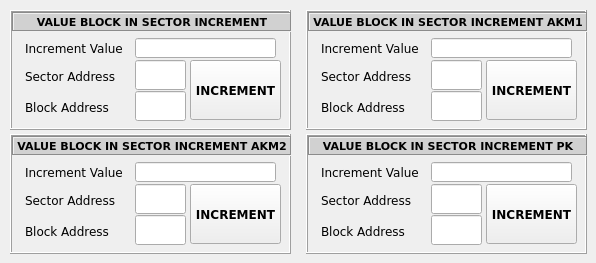
   <widget class="QWidget" name="tbValueBlockInSIncr">
    <attribute name="title">
     <string>ValueBlockInSector Increment</string>
    </attribute>
    <widget class="QFrame" name="fmValueBlockIncr">
     <property name="geometry">
      <rect>
       <x>10</x>
       <y>10</y>
       <width>281</width>
       <height>120</height>
      </rect>
     </property>
     <property name="autoFillBackground">
      <bool>true</bool>
     </property>
     <property name="frameShape">
      <enum>QFrame::Box</enum>
     </property>
     <property name="frameShadow">
      <enum>QFrame::Raised</enum>
     </property>
     <widget class="QLabel" name="lblHeaderVBISIncr">
      <property name="geometry">
       <rect>
        <x>2</x>
        <y>2</y>
        <width>280</width>
        <height>20</height>
       </rect>
      </property>
      <property name="font">
       <font>
        <family>Verdana</family>
        <pointsize>8</pointsize>
        <weight>75</weight>
        <bold>true</bold>
       </font>
      </property>
      <property name="autoFillBackground">
       <bool>false</bool>
      </property>
      <property name="styleSheet">
       <string notr="true">background-color: rgb(209, 209, 209);</string>
      </property>
      <property name="frameShape">
       <enum>QFrame::Box</enum>
      </property>
      <property name="frameShadow">
       <enum>QFrame::Sunken</enum>
      </property>
      <property name="text">
       <string>VALUE BLOCK IN SECTOR INCREMENT</string>
      </property>
      <property name="textFormat">
       <enum>Qt::AutoText</enum>
      </property>
      <property name="alignment">
       <set>Qt::AlignCenter</set>
      </property>
     </widget>
     <widget class="QLabel" name="lblBlockAddress">
      <property name="geometry">
       <rect>
        <x>15</x>
        <y>89</y>
        <width>90</width>
        <height>16</height>
       </rect>
      </property>
      <property name="font">
       <font>
        <family>Verdana</family>
       </font>
      </property>
      <property name="text">
       <string>Block Address</string>
      </property>
     </widget>
     <widget class="QLineEdit" name="txtBlockAddressIncr">
      <property name="geometry">
       <rect>
        <x>125</x>
        <y>81</y>
        <width>51</width>
        <height>30</height>
       </rect>
      </property>
      <property name="font">
       <font>
        <family>Verdana</family>
        <pointsize>12</pointsize>
        <weight>75</weight>
        <bold>true</bold>
       </font>
      </property>
      <property name="alignment">
       <set>Qt::AlignCenter</set>
      </property>
     </widget>
     <widget class="QPushButton" name="btnIncrementValue">
      <property name="geometry">
       <rect>
        <x>180</x>
        <y>50</y>
        <width>91</width>
        <height>60</height>
       </rect>
      </property>
      <property name="font">
       <font>
        <family>Verdana</family>
        <pointsize>9</pointsize>
        <weight>75</weight>
        <bold>true</bold>
       </font>
      </property>
      <property name="text">
       <string>INCREMENT</string>
      </property>
     </widget>
     <widget class="QLabel" name="lblIncrementValue">
      <property name="geometry">
       <rect>
        <x>15</x>
        <y>30</y>
        <width>110</width>
        <height>16</height>
       </rect>
      </property>
      <property name="font">
       <font>
        <family>Verdana</family>
       </font>
      </property>
      <property name="text">
       <string>Increment Value</string>
      </property>
     </widget>
     <widget class="QLineEdit" name="txtIncrementValue">
      <property name="geometry">
       <rect>
        <x>125</x>
        <y>28</y>
        <width>141</width>
        <height>20</height>
       </rect>
      </property>
      <property name="font">
       <font>
        <family>Verdana</family>
        <pointsize>10</pointsize>
        <weight>75</weight>
        <bold>true</bold>
       </font>
      </property>
      <property name="alignment">
       <set>Qt::AlignCenter</set>
      </property>
      <property name="readOnly">
       <bool>false</bool>
      </property>
     </widget>
     <widget class="QLabel" name="lblSectorAddressIncr">
      <property name="geometry">
       <rect>
        <x>15</x>
        <y>58</y>
        <width>90</width>
        <height>16</height>
       </rect>
      </property>
      <property name="font">
       <font>
        <family>Verdana</family>
       </font>
      </property>
      <property name="text">
       <string>Sector Address</string>
      </property>
     </widget>
     <widget class="QLineEdit" name="txtSectorAddressIncr">
      <property name="geometry">
       <rect>
        <x>125</x>
        <y>50</y>
        <width>51</width>
        <height>30</height>
       </rect>
      </property>
      <property name="font">
       <font>
        <family>Verdana</family>
        <pointsize>12</pointsize>
        <weight>75</weight>
        <bold>true</bold>
       </font>
      </property>
      <property name="alignment">
       <set>Qt::AlignCenter</set>
      </property>
     </widget>
    </widget>
    <widget class="QFrame" name="fmValueBlockIncrAKM1">
     <property name="geometry">
      <rect>
       <x>306</x>
       <y>10</y>
       <width>281</width>
       <height>120</height>
      </rect>
     </property>
     <property name="autoFillBackground">
      <bool>true</bool>
     </property>
     <property name="frameShape">
      <enum>QFrame::Box</enum>
     </property>
     <property name="frameShadow">
      <enum>QFrame::Raised</enum>
     </property>
     <widget class="QLabel" name="lblHeaderVBISIncrAKM1">
      <property name="geometry">
       <rect>
        <x>2</x>
        <y>2</y>
        <width>280</width>
        <height>20</height>
       </rect>
      </property>
      <property name="font">
       <font>
        <family>Verdana</family>
        <pointsize>8</pointsize>
        <weight>75</weight>
        <bold>true</bold>
       </font>
      </property>
      <property name="autoFillBackground">
       <bool>false</bool>
      </property>
      <property name="styleSheet">
       <string notr="true">background-color: rgb(209, 209, 209);</string>
      </property>
      <property name="frameShape">
       <enum>QFrame::Box</enum>
      </property>
      <property name="frameShadow">
       <enum>QFrame::Sunken</enum>
      </property>
      <property name="text">
       <string>VALUE BLOCK IN SECTOR INCREMENT AKM1</string>
      </property>
      <property name="textFormat">
       <enum>Qt::AutoText</enum>
      </property>
      <property name="alignment">
       <set>Qt::AlignCenter</set>
      </property>
     </widget>
     <widget class="QLabel" name="lblBlockAddressAKM1">
      <property name="geometry">
       <rect>
        <x>15</x>
        <y>89</y>
        <width>90</width>
        <height>16</height>
       </rect>
      </property>
      <property name="font">
       <font>
        <family>Verdana</family>
       </font>
      </property>
      <property name="text">
       <string>Block Address</string>
      </property>
     </widget>
     <widget class="QLineEdit" name="txtBlockAddressIncrAKM1">
      <property name="geometry">
       <rect>
        <x>125</x>
        <y>81</y>
        <width>51</width>
        <height>30</height>
       </rect>
      </property>
      <property name="font">
       <font>
        <family>Verdana</family>
        <pointsize>12</pointsize>
        <weight>75</weight>
        <bold>true</bold>
       </font>
      </property>
      <property name="alignment">
       <set>Qt::AlignCenter</set>
      </property>
     </widget>
     <widget class="QPushButton" name="btnIncrementValueAKM1">
      <property name="geometry">
       <rect>
        <x>180</x>
        <y>50</y>
        <width>91</width>
        <height>60</height>
       </rect>
      </property>
      <property name="font">
       <font>
        <family>Verdana</family>
        <pointsize>9</pointsize>
        <weight>75</weight>
        <bold>true</bold>
       </font>
      </property>
      <property name="text">
       <string>INCREMENT</string>
      </property>
     </widget>
     <widget class="QLabel" name="lblIncrementValueAKM1">
      <property name="geometry">
       <rect>
        <x>15</x>
        <y>30</y>
        <width>110</width>
        <height>16</height>
       </rect>
      </property>
      <property name="font">
       <font>
        <family>Verdana</family>
       </font>
      </property>
      <property name="text">
       <string>Increment Value</string>
      </property>
     </widget>
     <widget class="QLineEdit" name="txtIncrementValueAKM1">
      <property name="geometry">
       <rect>
        <x>125</x>
        <y>28</y>
        <width>141</width>
        <height>20</height>
       </rect>
      </property>
      <property name="font">
       <font>
        <family>Verdana</family>
        <pointsize>10</pointsize>
        <weight>75</weight>
        <bold>true</bold>
       </font>
      </property>
      <property name="alignment">
       <set>Qt::AlignCenter</set>
      </property>
      <property name="readOnly">
       <bool>false</bool>
      </property>
     </widget>
     <widget class="QLabel" name="lblSectorAddressIncrAKM1">
      <property name="geometry">
       <rect>
        <x>15</x>
        <y>58</y>
        <width>90</width>
        <height>16</height>
       </rect>
      </property>
      <property name="font">
       <font>
        <family>Verdana</family>
       </font>
      </property>
      <property name="text">
       <string>Sector Address</string>
      </property>
     </widget>
     <widget class="QLineEdit" name="txtSectorAddressIncrAKM1">
      <property name="geometry">
       <rect>
        <x>125</x>
        <y>50</y>
        <width>51</width>
        <height>30</height>
       </rect>
      </property>
      <property name="font">
       <font>
        <family>Verdana</family>
        <pointsize>12</pointsize>
        <weight>75</weight>
        <bold>true</bold>
       </font>
      </property>
      <property name="alignment">
       <set>Qt::AlignCenter</set>
      </property>
     </widget>
    </widget>
    <widget class="QFrame" name="fmValueBlockIncrAKM2">
     <property name="geometry">
      <rect>
       <x>10</x>
       <y>134</y>
       <width>281</width>
       <height>120</height>
      </rect>
     </property>
     <property name="autoFillBackground">
      <bool>true</bool>
     </property>
     <property name="frameShape">
      <enum>QFrame::Box</enum>
     </property>
     <property name="frameShadow">
      <enum>QFrame::Raised</enum>
     </property>
     <widget class="QLabel" name="lblHeaderVBISIncrAKM2">
      <property name="geometry">
       <rect>
        <x>2</x>
        <y>2</y>
        <width>280</width>
        <height>20</height>
       </rect>
      </property>
      <property name="font">
       <font>
        <family>Verdana</family>
        <pointsize>8</pointsize>
        <weight>75</weight>
        <bold>true</bold>
       </font>
      </property>
      <property name="autoFillBackground">
       <bool>false</bool>
      </property>
      <property name="styleSheet">
       <string notr="true">background-color: rgb(209, 209, 209);</string>
      </property>
      <property name="frameShape">
       <enum>QFrame::Box</enum>
      </property>
      <property name="frameShadow">
       <enum>QFrame::Sunken</enum>
      </property>
      <property name="text">
       <string>VALUE BLOCK IN SECTOR INCREMENT AKM2</string>
      </property>
      <property name="textFormat">
       <enum>Qt::AutoText</enum>
      </property>
      <property name="alignment">
       <set>Qt::AlignCenter</set>
      </property>
     </widget>
     <widget class="QLabel" name="lblBlockAddressAKM2">
      <property name="geometry">
       <rect>
        <x>15</x>
        <y>89</y>
        <width>90</width>
        <height>16</height>
       </rect>
      </property>
      <property name="font">
       <font>
        <family>Verdana</family>
       </font>
      </property>
      <property name="text">
       <string>Block Address</string>
      </property>
     </widget>
     <widget class="QLineEdit" name="txtBlockAddressIncrAKM2">
      <property name="geometry">
       <rect>
        <x>125</x>
        <y>81</y>
        <width>51</width>
        <height>30</height>
       </rect>
      </property>
      <property name="font">
       <font>
        <family>Verdana</family>
        <pointsize>12</pointsize>
        <weight>75</weight>
        <bold>true</bold>
       </font>
      </property>
      <property name="alignment">
       <set>Qt::AlignCenter</set>
      </property>
     </widget>
     <widget class="QPushButton" name="btnIncrementValueAKM2">
      <property name="geometry">
       <rect>
        <x>180</x>
        <y>50</y>
        <width>91</width>
        <height>60</height>
       </rect>
      </property>
      <property name="font">
       <font>
        <family>Verdana</family>
        <pointsize>9</pointsize>
        <weight>75</weight>
        <bold>true</bold>
       </font>
      </property>
      <property name="text">
       <string>INCREMENT</string>
      </property>
     </widget>
     <widget class="QLabel" name="lblIncrementValueAKM2">
      <property name="geometry">
       <rect>
        <x>15</x>
        <y>30</y>
        <width>110</width>
        <height>16</height>
       </rect>
      </property>
      <property name="font">
       <font>
        <family>Verdana</family>
       </font>
      </property>
      <property name="text">
       <string>Increment Value</string>
      </property>
     </widget>
     <widget class="QLineEdit" name="txtIncrementValueAKM2">
      <property name="geometry">
       <rect>
        <x>125</x>
        <y>28</y>
        <width>141</width>
        <height>20</height>
       </rect>
      </property>
      <property name="font">
       <font>
        <family>Verdana</family>
        <pointsize>10</pointsize>
        <weight>75</weight>
        <bold>true</bold>
       </font>
      </property>
      <property name="alignment">
       <set>Qt::AlignCenter</set>
      </property>
      <property name="readOnly">
       <bool>false</bool>
      </property>
     </widget>
     <widget class="QLabel" name="lblSectorAddressIncrAKM2">
      <property name="geometry">
       <rect>
        <x>15</x>
        <y>58</y>
        <width>90</width>
        <height>16</height>
       </rect>
      </property>
      <property name="font">
       <font>
        <family>Verdana</family>
       </font>
      </property>
      <property name="text">
       <string>Sector Address</string>
      </property>
     </widget>
     <widget class="QLineEdit" name="txtSectorAddressIncrAKM2">
      <property name="geometry">
       <rect>
        <x>125</x>
        <y>50</y>
        <width>51</width>
        <height>30</height>
       </rect>
      </property>
      <property name="font">
       <font>
        <family>Verdana</family>
        <pointsize>12</pointsize>
        <weight>75</weight>
        <bold>true</bold>
       </font>
      </property>
      <property name="alignment">
       <set>Qt::AlignCenter</set>
      </property>
     </widget>
    </widget>
    <widget class="QFrame" name="fmValueBlockIncrPK">
     <property name="geometry">
      <rect>
       <x>306</x>
       <y>134</y>
       <width>281</width>
       <height>120</height>
      </rect>
     </property>
     <property name="autoFillBackground">
      <bool>true</bool>
     </property>
     <property name="frameShape">
      <enum>QFrame::Box</enum>
     </property>
     <property name="frameShadow">
      <enum>QFrame::Raised</enum>
     </property>
     <widget class="QLabel" name="lblHeaderVBISIncrPK">
      <property name="geometry">
       <rect>
        <x>2</x>
        <y>2</y>
        <width>280</width>
        <height>20</height>
       </rect>
      </property>
      <property name="font">
       <font>
        <family>Verdana</family>
        <pointsize>8</pointsize>
        <weight>75</weight>
        <bold>true</bold>
       </font>
      </property>
      <property name="autoFillBackground">
       <bool>false</bool>
      </property>
      <property name="styleSheet">
       <string notr="true">background-color: rgb(209, 209, 209);</string>
      </property>
      <property name="frameShape">
       <enum>QFrame::Box</enum>
      </property>
      <property name="frameShadow">
       <enum>QFrame::Sunken</enum>
      </property>
      <property name="text">
       <string>VALUE BLOCK IN SECTOR INCREMENT PK</string>
      </property>
      <property name="textFormat">
       <enum>Qt::AutoText</enum>
      </property>
      <property name="alignment">
       <set>Qt::AlignCenter</set>
      </property>
     </widget>
     <widget class="QLabel" name="lblBlockAddressPK">
      <property name="geometry">
       <rect>
        <x>15</x>
        <y>89</y>
        <width>90</width>
        <height>16</height>
       </rect>
      </property>
      <property name="font">
       <font>
        <family>Verdana</family>
       </font>
      </property>
      <property name="text">
       <string>Block Address</string>
      </property>
     </widget>
     <widget class="QLineEdit" name="txtBlockAddressIncrPK">
      <property name="geometry">
       <rect>
        <x>125</x>
        <y>81</y>
        <width>51</width>
        <height>30</height>
       </rect>
      </property>
      <property name="font">
       <font>
        <family>Verdana</family>
        <pointsize>12</pointsize>
        <weight>75</weight>
        <bold>true</bold>
       </font>
      </property>
      <property name="alignment">
       <set>Qt::AlignCenter</set>
      </property>
     </widget>
     <widget class="QPushButton" name="btnIncrementValuePK">
      <property name="geometry">
       <rect>
        <x>180</x>
        <y>50</y>
        <width>91</width>
        <height>60</height>
       </rect>
      </property>
      <property name="font">
       <font>
        <family>Verdana</family>
        <pointsize>9</pointsize>
        <weight>75</weight>
        <bold>true</bold>
       </font>
      </property>
      <property name="text">
       <string>INCREMENT</string>
      </property>
     </widget>
     <widget class="QLabel" name="lblIncrementValuePK">
      <property name="geometry">
       <rect>
        <x>15</x>
        <y>30</y>
        <width>110</width>
        <height>16</height>
       </rect>
      </property>
      <property name="font">
       <font>
        <family>Verdana</family>
       </font>
      </property>
      <property name="text">
       <string>Increment Value</string>
      </property>
     </widget>
     <widget class="QLineEdit" name="txtIncrementValuePK">
      <property name="geometry">
       <rect>
        <x>125</x>
        <y>28</y>
        <width>141</width>
        <height>20</height>
       </rect>
      </property>
      <property name="font">
       <font>
        <family>Verdana</family>
        <pointsize>10</pointsize>
        <weight>75</weight>
        <bold>true</bold>
       </font>
      </property>
      <property name="alignment">
       <set>Qt::AlignCenter</set>
      </property>
      <property name="readOnly">
       <bool>false</bool>
      </property>
     </widget>
     <widget class="QLabel" name="lblSectorAddressIncrPK">
      <property name="geometry">
       <rect>
        <x>15</x>
        <y>58</y>
        <width>90</width>
        <height>16</height>
       </rect>
      </property>
      <property name="font">
       <font>
        <family>Verdana</family>
       </font>
      </property>
      <property name="text">
       <string>Sector Address</string>
      </property>
     </widget>
     <widget class="QLineEdit" name="txtSectorAddressIncrPK">
      <property name="geometry">
       <rect>
        <x>125</x>
        <y>50</y>
        <width>51</width>
        <height>30</height>
       </rect>
      </property>
      <property name="font">
       <font>
        <family>Verdana</family>
        <pointsize>12</pointsize>
        <weight>75</weight>
        <bold>true</bold>
       </font>
      </property>
      <property name="alignment">
       <set>Qt::AlignCenter</set>
      </property>
     </widget>
    </widget>
   </widget>
